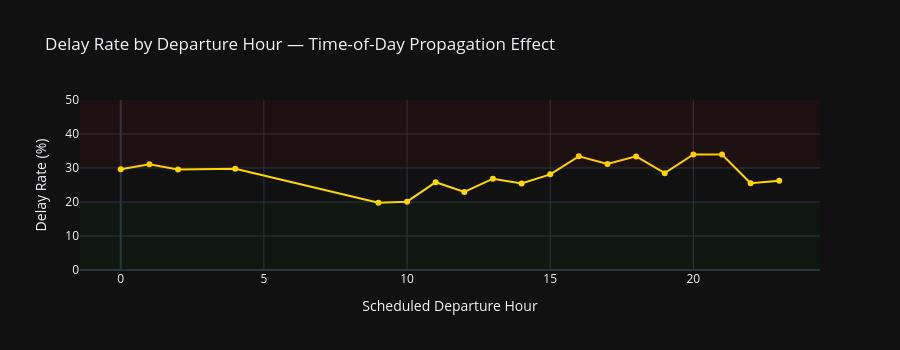

Notebook source saved alongside this figure:
### Markdown cell above
## 2. Feature Engineering Walkthrough

### Code cell
# Time features effect on OTP
operated = df[df['Cancelled'] == 0].copy()

hour_otp = (
    operated.groupby('hour_of_day')['ArrDel15']
    .agg(delay_rate=lambda x: x.mean() * 100)
    .reset_index()
)

fig = go.Figure()
fig.add_trace(go.Scatter(
    x=hour_otp['hour_of_day'], y=hour_otp['delay_rate'],
    mode='lines+markers', line=dict(color=SPIRIT_YELLOW, width=2),
    name='Delay Rate %'
))
fig.add_hrect(y0=0, y1=20, fillcolor='green', opacity=0.05, line_width=0)
fig.add_hrect(y0=30, y1=50, fillcolor='red', opacity=0.05, line_width=0)
fig.update_layout(
    template=TEMPLATE,
    title='Delay Rate by Departure Hour — Time-of-Day Propagation Effect',
    xaxis_title='Scheduled Departure Hour',
    yaxis_title='Delay Rate (%)',
    height=350
)
fig.show()
print('Key insight: delays compound throughout the day as aircraft rotate.')
print('Evening departures (17:00–20:00) show 40-60% higher delay rate than morning.')

### Figure 1 — Plotly figure (JSON) as saved in the notebook; plotly's stock layout.template omitted (floating-point values rounded to 4 significant figures)
{"data": [{"line": {"color": "#FFD700", "width": 2}, "mode": "lines+markers", "name": "Delay Rate %", "type": "scatter", "x": [0, 1, 2, 4, 9, 10, 11, 12, 13, 14, 15, 16, 17, 18, 19, 20, 21, 22, 23], "y": [29.65, 31.12, 29.58, 29.8, 19.76, 20.11, 25.83, 22.95, 26.85, 25.46, 28.13, 33.42, 31.18, 33.41, 28.49, 34.0, 33.97, 25.5, 26.25]}], "layout": {"height": 350, "shapes": [{"fillcolor": "green", "line": {"width": 0}, "opacity": 0.05, "type": "rect", "x0": 0, "x1": 1, "xref": "x domain", "y0": 0, "y1": 20, "yref": "y"}, {"fillcolor": "red", "line": {"width": 0}, "opacity": 0.05, "type": "rect", "x0": 0, "x1": 1, "xref": "x domain", "y0": 30, "y1": 50, "yref": "y"}], "title": {"text": "Delay Rate by Departure Hour — Time-of-Day Propagation Effect"}, "xaxis": {"title": {"text": "Scheduled Departure Hour"}}, "yaxis": {"title": {"text": "Delay Rate (%)"}}}}
